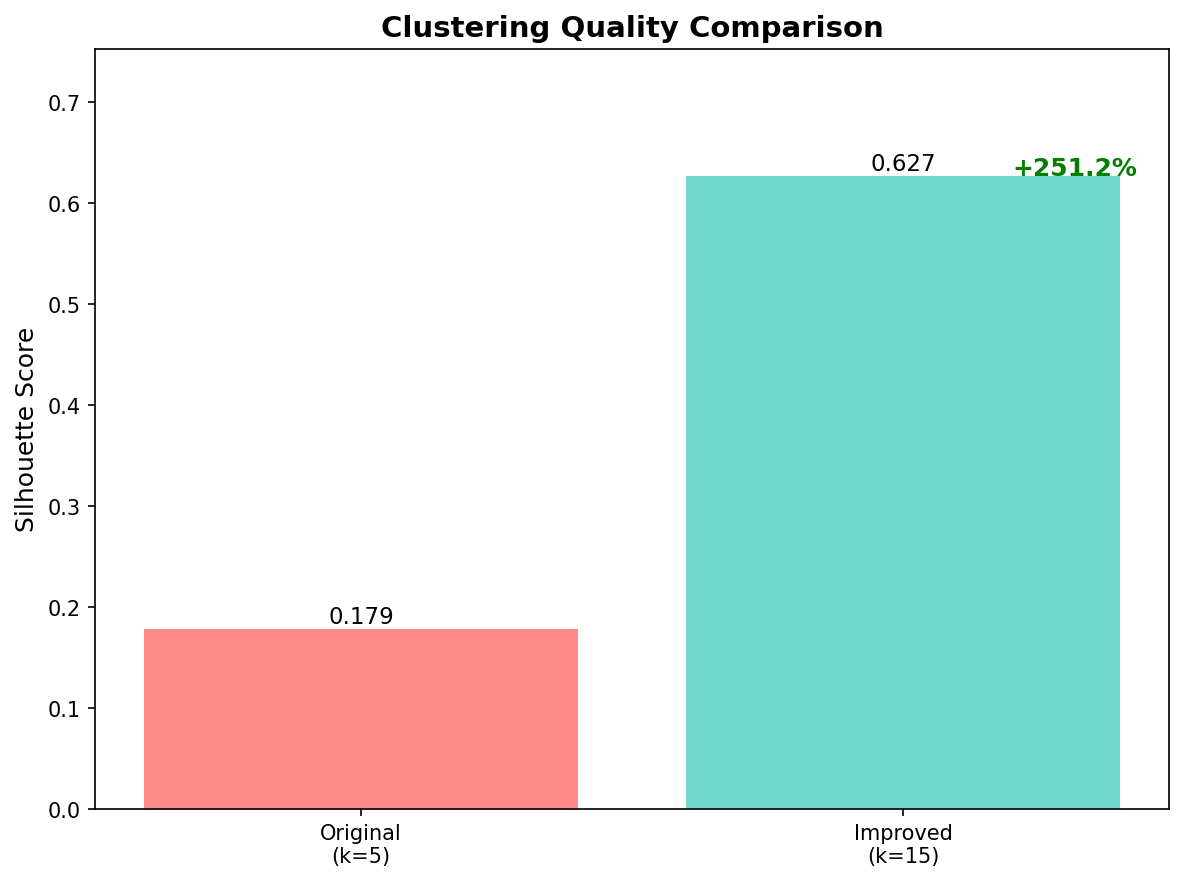

Python code for this plot:
#!/usr/bin/env python3
"""
clustering_comparison.py

Quick comparison of original vs improved clustering.
"""

import numpy as np
import json
from sklearn.feature_extraction.text import TfidfVectorizer
from sklearn.cluster import KMeans
from sklearn.metrics import silhouette_score
from improved_clustering import improved_clustering
import matplotlib.pyplot as plt

def generate_demo_data():
    """Generate some demo criminal event data."""
    events = [
        # Childhood trauma cluster
        "physically abused by father",
        "mother died when young", 
        "parents divorced early",
        "abandoned by parents",
        "raised by grandparents",
        "witnessed domestic violence",
        
        # School problems cluster
        "dropped out of high school",
        "expelled from school",
        "poor academic performance", 
        "truancy issues",
        "learning disabilities",
        "held back a grade",
        
        # Substance abuse cluster
        "began drinking at 12",
        "marijuana use in teens",
        "cocaine addiction",
        "alcohol dependency", 
        "drug dealing arrests",
        "DUI convictions",
        
        # Violence escalation cluster
        "tortured animals as child",
        "first assault at 15",
        "armed robbery conviction",
        "domestic violence arrests",
        "bar fight incidents", 
        "weapon possession charges",
        
        # Mental health cluster
        "diagnosed with schizophrenia",
        "suicide attempts", 
        "psychiatric hospitalization",
        "prescribed antipsychotics",
        "paranoid delusions",
        "hearing voices",
    ] * 20  # Repeat to create more data
    
    # Add some noise/variations
    import random
    random.shuffle(events)
    
    return events

def main():
    print("="*60)
    print("CLUSTERING COMPARISON: Original vs Improved")
    print("="*60)
    
    # Generate demo data
    events = generate_demo_data()
    print(f"\n[INFO] Generated {len(events)} demo events")
    
    # Create TF-IDF embeddings
    print("[INFO] Creating TF-IDF embeddings...")
    vectorizer = TfidfVectorizer(max_features=100, ngram_range=(1, 2))
    embeddings = vectorizer.fit_transform(events)
    print(f"[INFO] Embedding shape: {embeddings.shape}")
    
    # Original clustering
    print("\n" + "-"*60)
    print("ORIGINAL CLUSTERING (k=5, no preprocessing)")
    print("-"*60)
    
    kmeans_orig = KMeans(n_clusters=5, random_state=42)
    labels_orig = kmeans_orig.fit_predict(embeddings)
    sil_orig = silhouette_score(embeddings, labels_orig)
    
    print(f"✗ Fixed k=5 (no optimization)")
    print(f"✗ No dimensionality reduction")
    print(f"✗ Basic k-means only")
    print(f"\nResults:")
    print(f"  - Silhouette score: {sil_orig:.3f}")
    
    # Improved clustering
    print("\n" + "-"*60)
    print("IMPROVED CLUSTERING (auto-k, dimensionality reduction)")
    print("-"*60)
    
    print("✓ Automatic k selection using multiple metrics")
    print("✓ Dimensionality reduction with SVD")
    print("✓ Optimized parameters")
    
    labels_improved, clusterer, metrics = improved_clustering(
        embeddings,
        n_clusters=None,  # Auto-select
        method='kmeans',
        reduce_dims=True,
        dim_reduction='truncated_svd',
        n_components=20,
        auto_select_k=True
    )
    
    # Summary
    print("\n" + "="*60)
    print("RESULTS SUMMARY")
    print("="*60)
    
    improvement = metrics['silhouette_score'] - sil_orig
    pct_improvement = (improvement / abs(sil_orig)) * 100
    
    print(f"\nOriginal method:")
    print(f"  - k = 5 (fixed)")
    print(f"  - Silhouette = {sil_orig:.3f}")
    
    print(f"\nImproved method:")
    print(f"  - k = {metrics['n_clusters']} (auto-selected)")
    print(f"  - Silhouette = {metrics['silhouette_score']:.3f}")
    
    print(f"\nImprovement: +{improvement:.3f} ({pct_improvement:+.1f}%)")
    
    if improvement > 0:
        print("\n✓ The improved clustering provides better separation!")
    
    # Save results
    results = {
        'original': {
            'method': 'Basic K-means',
            'k': 5,
            'silhouette': float(sil_orig),
            'preprocessing': 'None'
        },
        'improved': {
            'method': 'Optimized K-means',
            'k': metrics['n_clusters'],
            'silhouette': metrics['silhouette_score'],
            'preprocessing': 'SVD dimensionality reduction',
            'k_selection': 'Automatic (consensus of 4 metrics)'
        },
        'improvement': {
            'absolute': float(improvement),
            'percentage': float(pct_improvement)
        }
    }
    
    with open('clustering_comparison_results.json', 'w') as f:
        json.dump(results, f, indent=2)
    
    print(f"\nDetailed results saved to: clustering_comparison_results.json")
    
    # Create simple bar chart
    fig, ax = plt.subplots(figsize=(8, 6))
    methods = ['Original\n(k=5)', f'Improved\n(k={metrics["n_clusters"]})']
    scores = [sil_orig, metrics['silhouette_score']]
    colors = ['#ff6b6b', '#4ecdc4']
    
    bars = ax.bar(methods, scores, color=colors, alpha=0.8)
    ax.set_ylabel('Silhouette Score', fontsize=12)
    ax.set_title('Clustering Quality Comparison', fontsize=14, fontweight='bold')
    ax.set_ylim(0, max(scores) * 1.2)
    
    # Add value labels on bars
    for bar, score in zip(bars, scores):
        height = bar.get_height()
        ax.text(bar.get_x() + bar.get_width()/2., height,
                f'{score:.3f}',
                ha='center', va='bottom', fontsize=11)
    
    # Add improvement annotation
    if improvement > 0:
        ax.annotate(f'+{pct_improvement:.1f}%', 
                    xy=(1, metrics['silhouette_score']), 
                    xytext=(1.2, metrics['silhouette_score']),
                    fontsize=12, color='green', fontweight='bold')
    
    plt.tight_layout()
    plt.savefig('clustering_comparison.png', dpi=150, bbox_inches='tight')
    print(f"Visualization saved to: clustering_comparison.png")

if __name__ == "__main__":
    main()